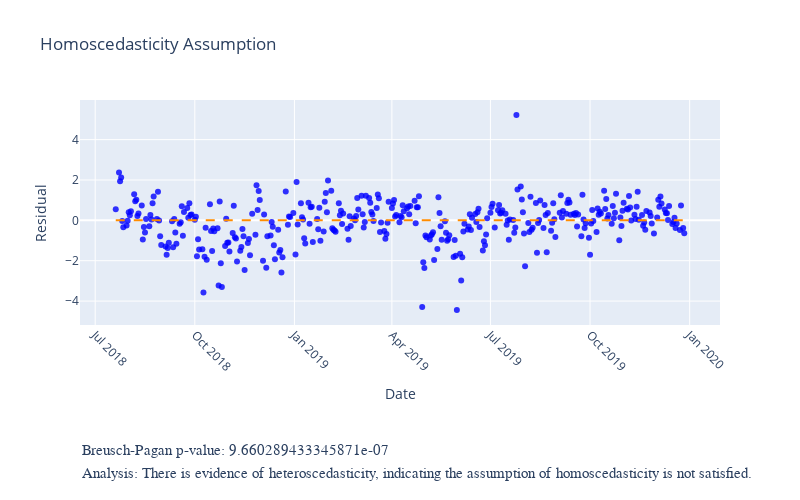

Notebook code for this chart:
### Code cell
#Test for Homoscedasticity

# Add a constant to the predictors for the intercept
X_test_with_const = sm.add_constant(X_test)

# Perform the Breusch-Pagan test
bp_test = het_breuschpagan(res_df.Residuals, X_test_with_const)

# The function returns four values: LM statistic, LM p-value, F-statistic, and F-test p-value
lm_stat, lm_pvalue, f_stat, f_pvalue = bp_test

if lm_pvalue < 0.05:
    homoscadacity_message = "Analysis: There is evidence of heteroscedasticity, indicating the assumption of homoscedasticity is not satisfied."
else:
    homoscadacity_message = "Analysis: No evidence of heteroscedasticity, the assumption of homoscedasticity is satisfied."

# Creating a scatter plot for residuals
homoscadacity_fig = go.Figure()
homoscadacity_fig.add_trace(go.Scatter(
    x=res_df.index,
    y=res_df['Residuals'],
    mode='markers',
    name='Residuals',
    marker=dict(color='blue', opacity=0.8)
))

# Adding a horizontal line at y=0
homoscadacity_fig.add_shape(
    type="line",
    x0=res_df.index.min(),
    y0=0,
    x1=res_df.index.max(),
    y1=0,
    line=dict(
        color="darkorange",
        width=2,
        dash="dash",
    )
)

homoscadacity_fig.add_annotation(
    go.layout.Annotation(
        x=0,
        y=-0.6,
        xref='paper',
        yref='paper',
        text=f'Breusch-Pagan p-value: {lm_pvalue}',
        showarrow=False,
        font=dict(
            size=15,
            color="Dark Blue",family="bold italic"
        )
    )
)

homoscadacity_fig.add_annotation(
    go.layout.Annotation(
        x=0,
        y=-0.7,
        xref='paper',
        yref='paper',
        text=homoscadacity_message,
        showarrow=False,
        font=dict(
            size=15,
            color="Dark Blue",family="bold italic"
        )
    )
)

# Setting the labels and title of the plot
homoscadacity_fig.update_layout(
    title='Homoscedasticity Assumption',
    xaxis=dict(title='Date', tickangle=45),
    yaxis=dict(title='Residual'),
    autosize=False,
    width=800,
    height=500,
     margin=dict(
        b=175, # bottom margin increased to 100
    )
)

homoscadacity_fig.show()

### Figure 1 — Plotly figure (JSON) as saved in the notebook; plotly's stock layout.template omitted (floating-point values rounded to 4 significant figures; data arrays with more than 128 entries replaced by an {"elided": "..."} marker saying what was removed)
{"data": [{"marker": {"color": "blue", "opacity": 0.8}, "mode": "markers", "name": "Residuals", "type": "scatter", "x": {"elided": "363 str values"}, "y": {"elided": "363 float values"}}], "layout": {"annotations": [{"font": {"color": "Dark Blue", "family": "bold italic", "size": 15}, "showarrow": false, "text": "Breusch-Pagan p-value: 9.660289433345871e-07", "x": 0, "xref": "paper", "y": -0.6, "yref": "paper"}, {"font": {"color": "Dark Blue", "family": "bold italic", "size": 15}, "showarrow": false, "text": "Analysis: There is evidence of heteroscedasticity, indicating the assumption of homoscedasticity is not satisfied.", "x": 0, "xref": "paper", "y": -0.7, "yref": "paper"}], "autosize": false, "height": 500, "margin": {"b": 175}, "shapes": [{"line": {"color": "darkorange", "dash": "dash", "width": 2}, "type": "line", "x0": "2018-07-20T00:00:00", "x1": "2019-12-27T00:00:00", "y0": 0, "y1": 0}], "title": {"text": "Homoscedasticity Assumption"}, "width": 800, "xaxis": {"autorange": true, "range": ["2018-06-16 23:39:06.1741", "2020-01-29 00:20:53.8259"], "tickangle": 45, "title": {"text": "Date"}, "type": "date"}, "yaxis": {"autorange": true, "range": [-5.185, 5.964], "title": {"text": "Residual"}, "type": "linear"}}}
